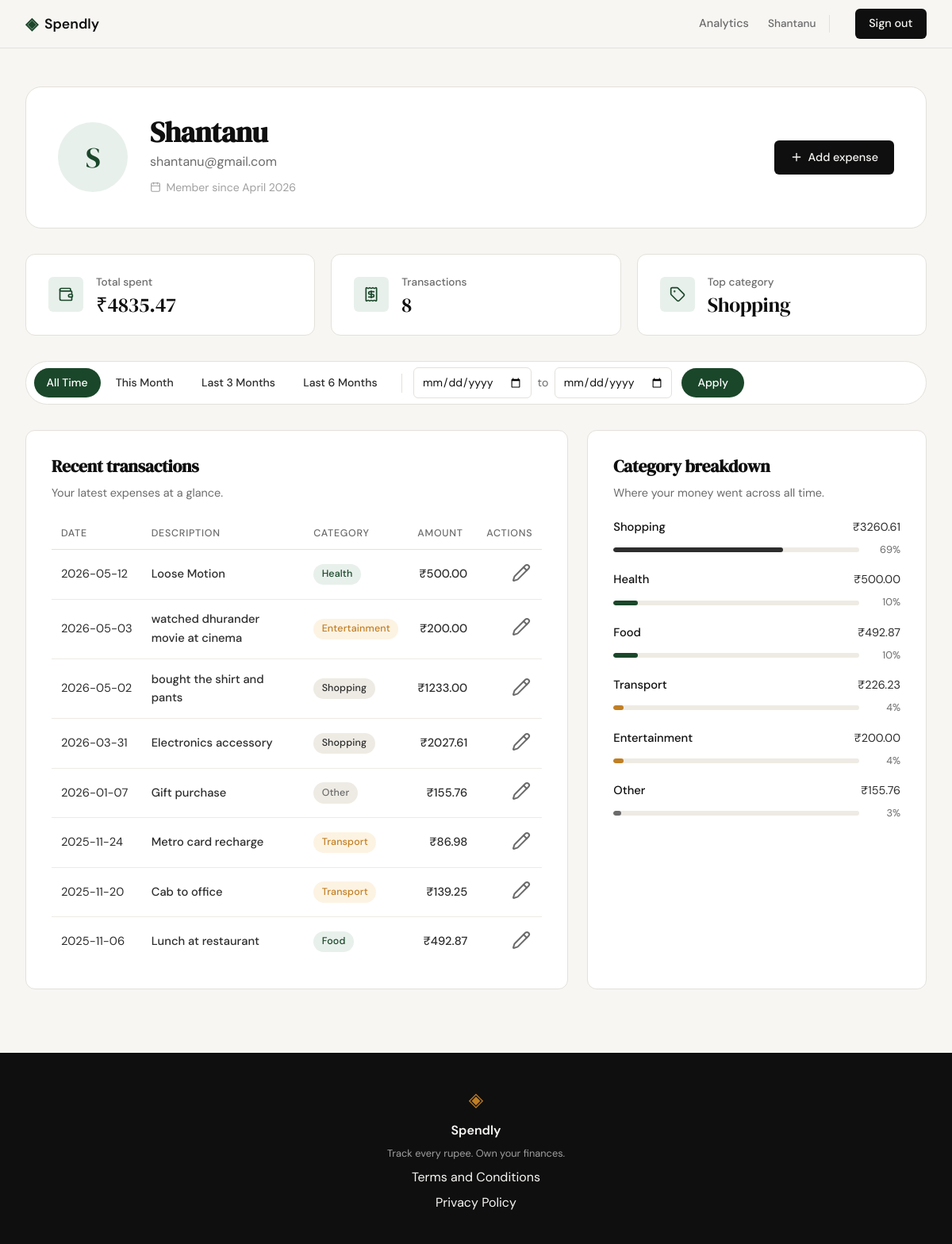
/profile (signed in), run on the app's committed database.
### tables this page shows
CREATE TABLE users (
            id           INTEGER PRIMARY KEY AUTOINCREMENT,
            name         TEXT    NOT NULL,
            email        TEXT    UNIQUE NOT NULL,
            password_hash TEXT   NOT NULL,
            created_at   TEXT    DEFAULT (datetime('now'))
        );

CREATE TABLE expenses (
            id          INTEGER PRIMARY KEY AUTOINCREMENT,
            user_id     INTEGER NOT NULL REFERENCES users(id),
            amount      REAL    NOT NULL,
            category    TEXT    NOT NULL,
            date        TEXT    NOT NULL,
            description TEXT,
            created_at  TEXT    DEFAULT (datetime('now'))
        );

### app.py (the view)
@app.route("/profile")
def profile():
    if not session.get("user_id"):
        return redirect(url_for("login"))
    user_id = session["user_id"]
    date_from = _parse_iso_date(request.args.get("date_from"))
    date_to   = _parse_iso_date(request.args.get("date_to"))
    user         = get_user_by_id(user_id)
    stats        = get_summary_stats(user_id, date_from=date_from, date_to=date_to)
    transactions = get_recent_transactions(user_id, date_from=date_from, date_to=date_to)
    categories   = get_category_breakdown(user_id, date_from=date_from, date_to=date_to)
    presets = _build_presets(datetime.date.today())
    active_preset = None
    if date_from is None and date_to is None:
        active_preset = "all_time"
    else:
        for name, (p_from, p_to) in presets.items():
            if date_from == p_from and date_to == p_to:
                active_preset = name
                break
    return render_template(
        "profile.html",
        user=user,
        stats=stats,
        transactions=transactions,
        categories=categories,
        date_from=date_from,
        date_to=date_to,
        active_preset=active_preset,
        presets=presets,
        filter_label_from=_format_label(date_from),
        filter_label_to=_format_label(date_to),
    )

### app.py (called while the page is built)
def _parse_iso_date(value):
    if not value:
        return None
    try:
        datetime.date.fromisoformat(value)
        return value
    except ValueError:
        return None

def _format_label(value):
    if not value:
        return None
    try:
        return datetime.date.fromisoformat(value).strftime("%d %b %Y")
    except ValueError:
        return None

def _months_ago_start(today, n):
    month = today.month - n
    year = today.year
    while month <= 0:
        month += 12
        year -= 1
    return datetime.date(year, month, 1).isoformat()

def _build_presets(today):
    return {
        "this_month":    (today.replace(day=1).isoformat(), today.isoformat()),
        "last_3_months": (_months_ago_start(today, 3), today.isoformat()),
        "last_6_months": (_months_ago_start(today, 6), today.isoformat()),
    }

### database/db.py (called while the page is built)
def get_db():
    conn = sqlite3.connect(DB_PATH)
    conn.row_factory = sqlite3.Row
    conn.execute("PRAGMA foreign_keys = ON")
    return conn

### database/queries.py (called while the page is built)
def _date_clause(date_from, date_to):
    parts, params = [], []
    if date_from:
        parts.append("AND date >= ?")
        params.append(date_from)
    if date_to:
        parts.append("AND date <= ?")
        params.append(date_to)
    return (" " + " ".join(parts) if parts else "", params)

def get_user_by_id(user_id):
    conn = get_db()
    row = conn.execute(
        "SELECT id, name, email, created_at FROM users WHERE id = ?",
        (user_id,),
    ).fetchone()
    conn.close()
    if row is None:
        return None
    dt = datetime.datetime.fromisoformat(row["created_at"])
    member_since = dt.strftime("%B %Y")
    words = row["name"].split()
    if len(words) == 1:
        initials = words[0][0].upper()
    else:
        initials = words[0][0].upper() + words[-1][0].upper()
    return {
        "name": row["name"],
        "email": row["email"],
        "initials": initials,
        "member_since": member_since,
    }

### templates/profile.html (shortened to what this page needs)
{% extends "base.html" %}
{% block head %}
<link rel="stylesheet" href="{{ url_for('static', filename='css/profile.css') }}">
{% endblock %}
{% block content %}
<section class="profile-section">
    <div class="profile-inner">
        <header class="profile-header">
            <div class="profile-avatar">{{ user.initials }}</div>
            <div class="profile-identity">
                <h1 class="profile-name">{{ user.name }}</h1>
                <p class="profile-email">{{ user.email }}</p>
                <p class="profile-meta">
                    <i data-lucide="calendar"></i>
                    <span>Member since {{ user.member_since }}</span>
                </p>
            </div>
            <div class="profile-header-actions">
                <a href="{{ url_for('add_expense') }}" class="btn-primary">
                    <i data-lucide="plus"></i> Add expense
                </a>
            </div>
        </header>
        <div class="profile-stats">
            <article class="stat-card">
                <div class="stat-icon"><i data-lucide="wallet"></i></div>
                <div class="stat-body">
                    <p class="stat-label">Total spent</p>
                    <p class="stat-value">₹{{ stats.total_spent }}</p>
                </div>
            </article>
            <article class="stat-card">
                <div class="stat-icon"><i data-lucide="receipt"></i></div>
                <div class="stat-body">
                    <p class="stat-label">Transactions</p>
                    <p class="stat-value">{{ stats.transaction_count }}</p>
                </div>
            </article>
            <article class="stat-card">
                <div class="stat-icon"><i data-lucide="tag"></i></div>
                <div class="stat-body">
                    <p class="stat-label">Top category</p>
                    <p class="stat-value">{{ stats.top_category }}</p>
                </div>
            </article>
        </div>
        <form class="filter-bar" method="get" action="{{ url_for('profile') }}">
            <div class="filter-presets">
                <a href="{{ url_for('profile') }}"
                   class="filter-preset {% if active_preset == 'all_time' %}filter-preset--active{% endif %}">All Time</a>
                <a href="{{ url_for('profile', date_from=presets['this_month'][0], date_to=presets['this_month'][1]) }}"
                   class="filter-preset {% if active_preset == 'this_month' %}filter-preset--active{% endif %}">This Month</a>
                <a href="{{ url_for('profile', date_from=presets['last_3_months'][0], date_to=presets['last_3_months'][1]) }}"
                   class="filter-preset {% if active_preset == 'last_3_months' %}filter-preset--active{% endif %}">Last 3 Months</a>
                <a href="{{ url_for('profile', date_from=presets['last_6_months'][0], date_to=presets['last_6_months'][1]) }}"
                   class="filter-preset {% if active_preset == 'last_6_months' %}filter-preset--active{% endif %}">Last 6 Months</a>
            </div>
            <div class="filter-range">
                <input type="date" id="date_from" name="date_from" value="{{ date_from or '' }}">
                <span class="filter-range-sep">to</span>
                <input type="date" id="date_to" name="date_to" value="{{ date_to or '' }}">
            </div>
            <button type="submit" class="filter-apply">Apply</button>
        </form>
        <div class="profile-grid">
            <section class="profile-card tx-card">
                <header class="card-header">
                    <h2 class="card-title">Recent transactions</h2>
                    <p class="card-subtitle">Your latest expenses at a glance.</p>
                </header>
                <div class="tx-table-wrap">
                    <table class="tx-table">
                        <thead>
                            <tr>
                                <th>Date</th>
                                <th>Description</th>
                                <th>Category</th>
                                <th class="tx-amount-col">Amount</th>
                                <th class="tx-actions-col">Actions</th>
                            </tr>
                        </thead>
                        <tbody>
                            {% for tx in transactions %}
                            <tr>
                                <td class="tx-date">{{ tx.date }}</td>
                                <td class="tx-desc">{{ tx.description }}</td>
                                <td>
                                    <span class="tx-badge badge-{{ tx.category | lower }}">{{ tx.category }}</span>
                                </td>
                                <td class="tx-amount">₹{{ tx.amount }}</td>
                                <td class="tx-actions">
                                    <a href="{{ url_for('edit_expense', id=tx.id) }}"
                                       class="tx-edit-link" aria-label="Edit expense">
                                        <i data-lucide="pencil"></i>
                                    </a>
                                </td>
                            </tr>
                            {% endfor %}
                        </tbody>
                    </table>
                </div>
            </section>
            <section class="profile-card cat-card">
                <header class="card-header">
                    <h2 class="card-title">Category breakdown</h2>
                    <p class="card-subtitle">
                        {% if active_preset == 'this_month' %}Where your money went this month.
                        {% elif active_preset == 'all_time' %}Where your money went across all time.
                        {% else %}Where your money went in the selected period.{% endif %}
                    </p>
                </header>
                <ul class="cat-list">
                    {% for cat in categories %}
                    <li class="cat-row">
                        <div class="cat-row-top">
                            <span class="cat-name">{{ cat.name }}</span>
                            <span class="cat-amount">₹{{ cat.amount }}</span>
                        </div>
                        <div class="cat-bar">
                            <div class="cat-bar-fill badge-{{ cat.name | lower }}" style="width: {{ cat.percent }}%"></div>
                        </div>
                        <span class="cat-percent">{{ cat.percent }}%</span>
                    </li>
                    {% endfor %}
                </ul>
            </section>
        </div>
    </div>
</section>
{% endblock %}

### templates/base.html (shortened to what this page needs)
<!DOCTYPE html>
<html lang="en">
<head>
    <link rel="stylesheet" href="{{ url_for('static', filename='css/style.css') }}">
    {% block head %}{% endblock %}
</head>
<body>
    <nav class="navbar">
        <div class="nav-inner">
            <a href="{{ url_for('landing') }}" class="nav-brand">
                <span class="brand-icon">◈</span>
                <span class="brand-name">Spendly</span>
            </a>
            <div class="nav-links">
                {% if session.get('user_id') %}
                <a href="{{ url_for('analytics') }}" class="nav-link {% if request.endpoint == 'analytics' %}is-active{% endif %}">Analytics</a>
                <a href="{{ url_for('profile') }}" class="nav-user">{{ session.get('user_name') }}</a>
                <a href="{{ url_for('logout') }}" class="nav-cta">Sign out</a>
                {% else %}
                <a href="{{ url_for('login') }}">Sign in</a>
                <a href="{{ url_for('register') }}" class="nav-cta">Get started</a>
                {% endif %}
            </div>
        </div>
    </nav>
    <main class="main-content">
        {% block content %}{% endblock %}
    </main>
    <footer class="footer">
        <div class="footer-inner">
            <span class="brand-icon">◈</span>
            <span class="footer-name">Spendly</span>
            <p class="footer-copy">Track every rupee. Own your finances.</p>
            <a href="{{ url_for('terms') }}">Terms and Conditions</a>
            <a href="{{ url_for('privacy') }}">Privacy Policy</a>
        </div>
    </footer>
</body>
</html>

### static/css/style.css (style rules this page uses)
:root { --ink: #0f0f0f; --ink-soft: #2d2d2d; --ink-muted: #6b6b6b; --ink-faint: #a0a0a0; --paper: #f7f6f3; --paper-warm: #f0ede6; --paper-card: #ffffff; --accent: #1a472a; --accent-light: #e8f0eb; --accent-2: #c17f24; --accent-2-light: #fdf3e3; --danger: #c0392b; --danger-light: #fdecea; --border: #e4e1da; --border-soft: #eeebe4; --font-display: 'DM Serif Display', Georgia, serif; --font-body: 'DM Sans', system-ui, sans-serif; --max-width: 1200px; --auth-width: 440px; --radius-sm: 6px; --radius-md: 12px; --radius-lg: 20px; }
*, *::before, *::after { box-sizing: border-box; margin: 0; padding: 0; }
html { font-size: 16px; scroll-behavior: smooth; }
body { background: var(--paper); color: var(--ink); font-family: var(--font-body); font-size: 1rem; line-height: 1.6; -webkit-font-smoothing: antialiased; }
a { color: inherit; text-decoration: none; }
.navbar { position: sticky; top: 0; z-index: 100; background: var(--paper); border-bottom: 1px solid var(--border); padding: 0 2rem; }
.nav-inner { max-width: var(--max-width); margin: 0 auto; height: 60px; display: flex; align-items: center; justify-content: space-between; }
.nav-brand { display: flex; align-items: center; gap: 0.5rem; font-family: var(--font-body); font-weight: 600; font-size: 1.1rem; color: var(--ink); }
.brand-icon { color: var(--accent); font-size: 1.3rem; }
.brand-name { color: var(--ink); }
.nav-links { display: flex; align-items: center; gap: 1.5rem; font-size: 0.9rem; font-weight: 500; }
.nav-links a { color: var(--ink-muted); transition: color 0.2s; }
.nav-cta { background: var(--ink) !important; color: var(--paper) !important; padding: 0.45rem 1.1rem; border-radius: var(--radius-sm); transition: background 0.2s !important; }
.nav-link { color: var(--ink-muted); font-size: 0.9rem; font-weight: 500; transition: color 0.2s; }
.nav-user { color: var(--ink-muted); font-size: 0.85rem; font-weight: 500; padding-right: 1rem; border-right: 1px solid var(--border); margin-right: 0.5rem; transition: color 0.2s; }
.main-content { min-height: calc(100vh - 60px - 100px); }
.btn-primary { display: inline-block; background: var(--ink); color: var(--paper); padding: 0.8rem 1.75rem; border-radius: var(--radius-sm); font-family: var(--font-body); font-size: 0.95rem; font-weight: 500; cursor: pointer; border: none; transition: background 0.2s; text-decoration: none; }
.footer { background: var(--ink); color: var(--paper); padding: 2.5rem 2rem; text-align: center; }
.footer-inner { display: flex; flex-direction: column; align-items: center; gap: 0.4rem; }
.footer .brand-icon { color: var(--accent-2); font-size: 1.5rem; }
.footer-name { font-weight: 600; font-size: 1rem; }
.footer-copy { font-size: 0.8rem; color: var(--ink-faint); }

### data on the page
users: get "Shantanu", name "Shantanu", email "shantanu@gmail.com"
expenses: date "2026-05-12", description "Loose Motion", category "Health", amount "500.00", name "Health", percent "10"
expenses: date "2026-05-03", description "watched dhurander movie at cinema", category "Entertainment", amount "200.00", name "Entertainment", percent "4"
expenses: date "2026-05-02", description "bought the shirt and pants", category "Shopping", amount "1233.00"
expenses: date "2026-03-31", description "Electronics accessory", category "Shopping", amount "2027.61"
expenses: date "2026-01-07", description "Gift purchase", category "Other", amount "155.76", name "Other", percent "3"
expenses: date "2025-11-24", description "Metro card recharge", category "Transport", amount "86.98"
expenses: date "2025-11-20", description "Cab to office", category "Transport", amount "139.25"
expenses: date "2025-11-06", description "Lunch at restaurant", category "Food", amount "492.87", name "Food", percent "10"

### other printed values
{{ user.initials }} "S"
{{ user.member_since }} "April 2026"
{{ stats.total_spent }} "4835.47"
{{ stats.transaction_count }} "8"
{{ stats.top_category }} "Shopping"
{{ cat.name }} "Shopping" "Transport"
{{ cat.amount }} "3260.61" "226.23"
{{ cat.percent }} "69" "4"
